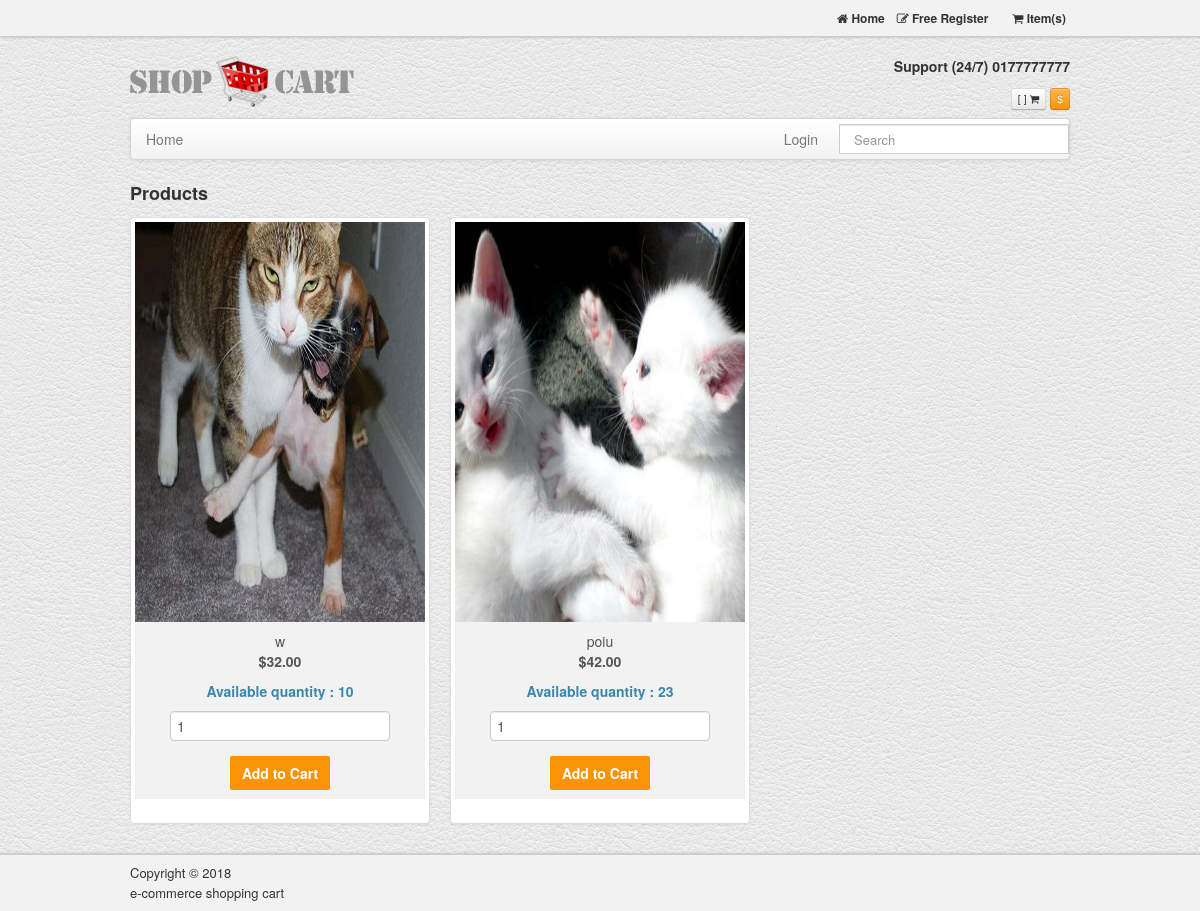
The app's page /, older data.
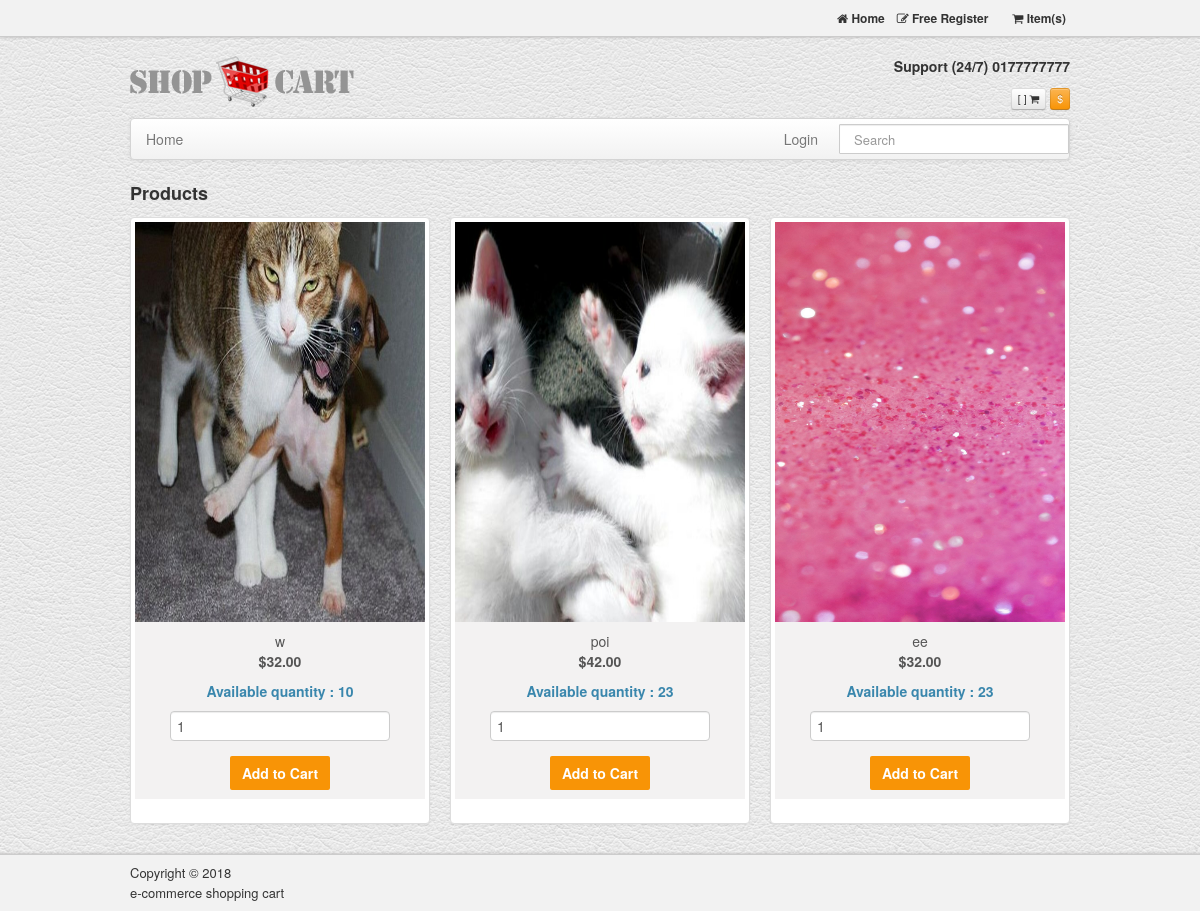
The same page, newer data.
### tables this page shows
CREATE TABLE `products` (
  `id` int(11) NOT NULL,
  `p_name` varchar(255) NOT NULL,
  `image` varchar(255) NOT NULL,
  `price` double(10,2) NOT NULL,
  `quantity` int(11) NOT NULL
);

### index.php (the view, shortened to what this page needs)
<?php
include('connection.php');
$query = "SELECT * FROM products ORDER BY id ASC";
$result = $connection->query($query);
?>
<!DOCTYPE html>
<html lang="en">
<head>
    <link href="assets/css/bootstrap.css" rel="stylesheet"/>
    <link href="assets/css/bootstrap.min.css" rel="stylesheet"/>
    <link href="assets/css/style.css" rel="stylesheet"/>
    <link href="assets/font-awesome/css/font-awesome.css" rel="stylesheet">
</head>
<body>
<div class="navbar navbar-inverse navbar-fixed-top">
    <div class="topNav">
        <div class="container">
            <div class="alignR">
                <a href="index.php"> <span class="icon-home"></span> Home</a>
                <a href="login.php"><span class="icon-edit"></span> Free Register </a>
                <a href="logout.php"><?php if (isset($_SESSION['user'])) echo "Logout"; ?></a>
                <a href="cart.php"><span class="icon-shopping-cart"></span> <?php if (isset($_SESSION["cart"]))
                        echo count($_SESSION["cart"]); ?> Item(s)</a>
            </div>
        </div>
    </div>
</div>
<div class="container">
    <header id="header">
        <div class="row">
            <div class="span4">
                <h1>
                    <a class="logo" href="index.php"><span>Online Shopping cart</span>
                        <img src="assets/img/logo-bootstrap-shoping-cart.png" alt="bootstrap sexy shop">
                    </a>
                </h1>
            </div>
            <div class="span8 alignR">
                <p><br> <strong> Support (24/7) 0177777777 </strong><br><br></p>
                <span class="btn btn-mini">[ <?php if (isset($_SESSION["cart"]))
                        echo count($_SESSION["cart"]); ?> ] <span class="icon-shopping-cart"></span></span>
                <span class="btn btn-warning btn-mini">$</span>
            </div>
        </div>
    </header>
    <div class="navbar">
        <div class="navbar-inner">
            <div class="container">
                <div class="nav-collapse">
                    <ul class="nav">
                        <li class=""><a href="index.php">Home </a></li>
                    </ul>
                    <form action="search.php" method="post" class="navbar-search pull-right">
                        <input type="text" name="search_name" placeholder="Search" class="search-query span2">
                    </form>
                    <ul class="nav pull-right">
                        <li class="dropdown">
                            <a href="login.php"> Login </a>
                        </li>
                    </ul>
                </div>
            </div>
        </div>
    </div>
    <h3>Products </h3>
    <ul class="thumbnails">
        <?php
        while ($row = $result->fetch_assoc()) {
            ?>
            <li class="span4">
                <div class="thumbnail">
                    <form method="post" action="shop.php?action=add&id=<?php echo $row["id"]; ?>">
                        <img style="width: 100%; height: 400px; background-repeat: no-repeat;" src="<?php echo $row["image"]; ?>" alt="" >
                        <div class="caption cntr">
                            <p><?php echo $row["p_name"]; ?></p>
                            <p><strong> $<?php echo $row["price"]; ?></strong></p>
                            <h5 class="text-info">Available quantity : <?php echo $row["quantity"]; ?></h5>
                            <input type="text" name="quantity" class="form-control" value="1">
                            <br class="clr">
                            <input type="submit" name="add" style="margin-top:5px;" class="shopBtn"
                                   value="Add to Cart">
                        </div>
                    </form>
                </div>
            </li>
            <?php
        }
        ?>
    </ul>
</div>
<div class="copyright">
    <div class="container">
        <span>Copyright &copy; 2018<br> e-commerce shopping cart</span>
    </div>
</div>
</body>
</html>

Row changes from the older to the newer data that the page shows:
changed products: p_name "poiu" → "poi"
added products: image (picture), p_name "ee", price "32.00", quantity "23"
